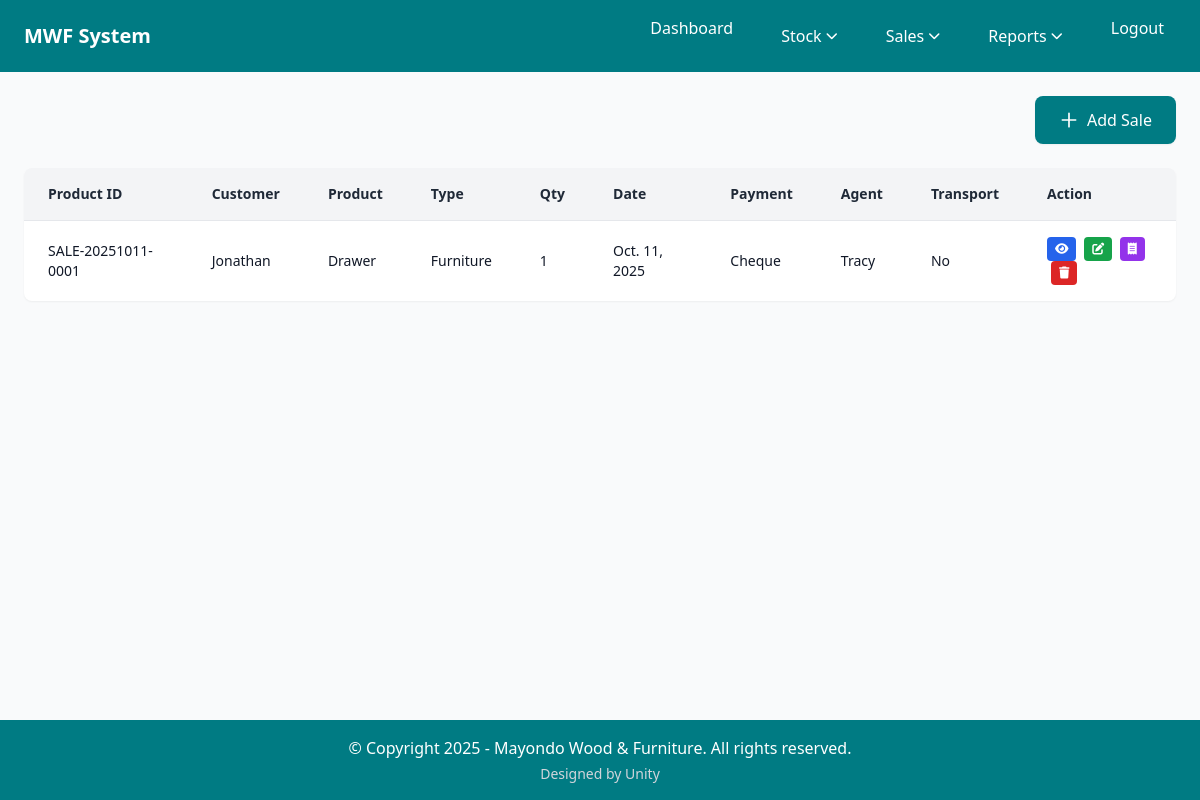
Page /saleRecord/ (signed in) on the committed database.
### home/models.py (models this page shows, shortened)
class Sale(models.Model):
    CUSTOMER_CHOICES = [('Timber', 'Timber'), ('Sofa', 'Sofa'),('Tables','Tables'),('Cupboards','Cupboards'),('Drawer','Drawer'),('Poles','Poles')]
    PRODUCT_TYPE_CHOICES = [('Wood', 'Wood'), ('Furniture', 'Furniture')]
    PAYMENT_CHOICES = [('Cash', 'Cash'), ('Cheque','Cheque'), ('Bank Overdraft','Bank Overdraft')]
    product_id = models.CharField(max_length=50, blank=True, unique=True)
    customer_name = models.CharField(max_length=100)
    product_name = models.CharField(max_length=100, choices=CUSTOMER_CHOICES,
                                   help_text="Select the product category",
                                   default='Timber')
    product_type = models.CharField(max_length=20, choices=PRODUCT_TYPE_CHOICES,
                                   help_text="Select the product type",
                                   default='Furniture')
    product_ref = models.ForeignKey(Product, on_delete=models.PROTECT, null=True, blank=True,
                                   help_text="Auto-populated from product details")
    quantity = models.IntegerField()  # Number of items sold
    date = models.DateField(null=False)  # When the sale occurred
    unit_price = models.DecimalField(max_digits=10, decimal_places=2, default=0.00, help_text="Price per unit in dollars")
    total_sales_amount = models.DecimalField(max_digits=12, decimal_places=2, default=0.00, help_text="Automatically calculated from quantity × unit price")
    payment_type = models.TextField(choices = PAYMENT_CHOICES)  # How customer paid
    sales_agent = models.CharField(max_length=50)  # Employee who made the sale
    transport_required = models.BooleanField(default=False)  # Delivery needed (checkbox)

### home/views.py (the view)
# urls.py: path('saleRecord/', saleRecord, name='saleRecord'),     # View all sales
@secure_view
@login_required
@user_passes_test(is_employee_or_manager)
def saleRecord(request):
    all_Sales = Sale.objects.all()
    context = {
        "Sales" : all_Sales
    }
    return render(request, 'sales.html', context)

### home/context_processors.py (called while the page is built)
def user_roles(request):
    context = {
        'is_manager': False,
        'is_employee': False,
    }
    if request.user.is_authenticated:
        context['is_manager'] = request.user.groups.filter(name="Manager").exists()
        context['is_employee'] = request.user.groups.filter(name="Employee").exists()
    return context

### home/views.py (called while the page is built)
def is_employee_or_manager(user):
    return user.is_authenticated and user.groups.filter(name__in=['Manager', 'Employee']).exists()

def secure_view(view_func):
    @wraps(view_func)
    @never_cache
    @cache_control(no_cache=True, must_revalidate=True, no_store=True)
    def wrapper(request, *args, **kwargs):
        response = view_func(request, *args, **kwargs)
        if hasattr(response, '__setitem__'):
            response['Cache-Control'] = 'no-cache, no-store, must-revalidate, max-age=0'
            response['Pragma'] = 'no-cache'
            response['Expires'] = '0'
            response['X-Frame-Options'] = 'DENY'  # Prevent clickjacking
        return response
    return wrapper

### home/templates/sales.html (shortened to what this page needs)
{% extends 'base.html' %}
{% block content %}
      <div class="flex justify-end mb-6">
        <a href="/addSale/" class="inline-flex items-center px-6 py-3 bg-cordes-dark text-white font-medium rounded-lg hover:bg-cordes-blue transition-colors duration-300 shadow-sm">
          <svg class="w-5 h-5 mr-2" fill="none" stroke="currentColor" viewBox="0 0 24 24">
            <path stroke-linecap="round" stroke-linejoin="round" stroke-width="2" d="M12 4v16m8-8H4"></path>
          </svg>
          Add Sale
        </a>
      </div>
      <section class="bg-white rounded-lg shadow-sm overflow-hidden">
        <table class="w-full border-collapse">
        <thead class="bg-gray-100">
          <tr>
            <th class="px-6 py-4 text-left text-sm font-semibold text-gray-800 border-b border-gray-200">Product ID</th>
            <th class="px-6 py-4 text-left text-sm font-semibold text-gray-800 border-b border-gray-200">Customer</th>
            <th class="px-6 py-4 text-left text-sm font-semibold text-gray-800 border-b border-gray-200">Product</th>
            <th class="px-6 py-4 text-left text-sm font-semibold text-gray-800 border-b border-gray-200">Type</th>
            <th class="px-6 py-4 text-left text-sm font-semibold text-gray-800 border-b border-gray-200">Qty</th>
            <th class="px-6 py-4 text-left text-sm font-semibold text-gray-800 border-b border-gray-200">Date</th>
            <th class="px-6 py-4 text-left text-sm font-semibold text-gray-800 border-b border-gray-200">Payment</th>
            <th class="px-6 py-4 text-left text-sm font-semibold text-gray-800 border-b border-gray-200">Agent</th>
            <th class="px-6 py-4 text-left text-sm font-semibold text-gray-800 border-b border-gray-200">Transport</th>
            <th class="px-6 py-4 text-left text-sm font-semibold text-gray-800 border-b border-gray-200">Action</th>
          </tr>
        </thead>
        <tbody class="divide-y divide-gray-200">
          {% for item in Sales %}
          <tr class="hover:bg-gray-50 transition-colors duration-150">
            <td class="px-6 py-4 text-sm text-gray-900">{{ item.product_id }}</td>
            <td class="px-6 py-4 text-sm text-gray-900">{{ item.customer_name }}</td>
            <td class="px-6 py-4 text-sm text-gray-900">{{ item.product_name }}</td>
            <td class="px-6 py-4 text-sm text-gray-900">{{ item.product_type }}</td>
            <td class="px-6 py-4 text-sm text-gray-900">{{ item.quantity }}</td>
            <td class="px-6 py-4 text-sm text-gray-900">{{ item.date }}</td>
            <td class="px-6 py-4 text-sm text-gray-900">{{ item.payment_type }}</td>
            <td class="px-6 py-4 text-sm text-gray-900">{{ item.sales_agent }}</td>
            <td class="px-6 py-4 text-sm text-gray-900">{{ item.transport_required|yesno:"Yes,No" }}</td>
            <td class="px-6 py-4 text-sm space-x-1">
              <a href="/view/{{ item.id }}" class="inline-block px-2 py-1 bg-blue-600 text-white text-xs rounded hover:bg-blue-700 transition-colors" title="View Details">
                <i class="fas fa-eye"></i>
              </a>
              <a href="/edit/{{ item.id }}" class="inline-block px-2 py-1 bg-green-600 text-white text-xs rounded hover:bg-green-700 transition-colors" title="Edit Sale">
                <i class="fas fa-edit"></i>
              </a>
              <a href="/receipt/{{ item.id }}" target="_blank" class="inline-block px-2 py-1 bg-purple-600 text-white text-xs rounded hover:bg-purple-700 transition-colors" title="Generate Receipt">
                <i class="fas fa-receipt"></i>
              </a>
              <button onclick="openDeleteModal('{{ item.id }}', '{{ item.product_name }}', '{{ item.product_id }}')" class="px-2 py-1 bg-red-600 text-white text-xs rounded hover:bg-red-700 transition-colors" title="Delete Sale">
                <i class="fas fa-trash"></i>
              </button>
            </td>
          </tr>
          {% empty %}
          <tr>
            <td colspan="10" class="px-6 py-8 text-center text-gray-500">No sales records yet. <a href="/addSale/" class="text-cordes-dark hover:underline">Add one</a></td>
          </tr>
          {% endfor %}
        </tbody>
      </table>
    </section>
{% endblock %}

### rows in the picture
Sale: product_id "SALE-20251011-0001", customer_name "Jonathan", product_name "Drawer", product_type "Furniture", quantity "1", date "Oct. 11, 2025", payment_type "Cheque", sales_agent "Tracy", transport_required "No"
